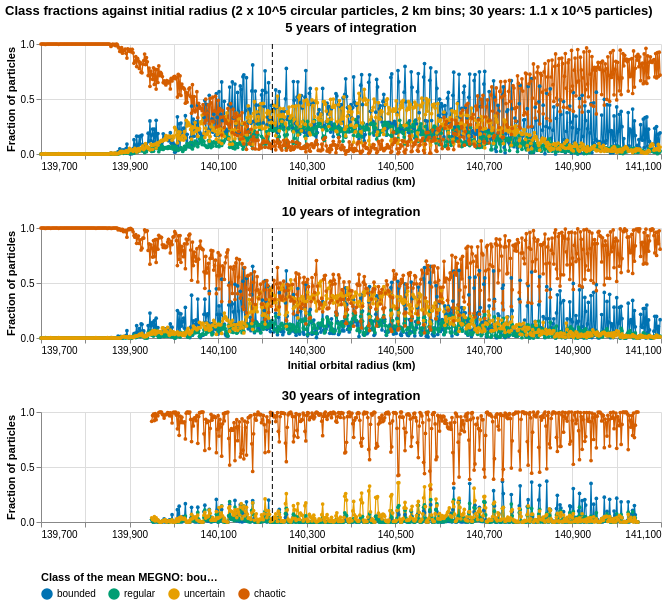

Here is the Vega-Lite specification saved for this chart:
### Vega-Lite specification from a JSON file in a GitHub repository (floating-point values rounded to 4 significant figures; data arrays with more than 128 entries replaced by an {"elided": "..."} marker saying what was removed)
{"$schema": "https://vega.github.io/schema/vega-lite/v5.20.1.json", "config": {"view": {"continuousHeight": 300, "continuousWidth": 300, "strokeWidth": 0}}, "datasets": {"data-124a89864b84bef645a3bfcde98d5b30": {"elided": "2800 records"}, "data-27f219ff3a27e57984f66d72bbf1fa33": {"elided": "2800 records"}, "data-850fff6daa0baa1e98face805c310db2": {"elided": "2200 records"}, "data-c6824fe1b112384836480bf559cf358a": [{"label": "core, 140,222 km", "r": 140200.0}]}, "resolve": {"scale": {"color": "shared"}}, "title": "Class fractions against initial radius (2 x 10^5 circular particles, 2 km bins; 30 years: 1.1 x 10^5 particles)", "vconcat": [{"height": 110, "layer": [{"data": {"name": "data-124a89864b84bef645a3bfcde98d5b30"}, "encoding": {"color": {"field": "cls", "legend": {"columns": 4, "orient": "bottom"}, "scale": {"domain": ["bounded", "regular", "uncertain", "chaotic"], "range": ["#0072B2", "#009E73", "#E69F00", "#D55E00"]}, "title": "Class of the mean MEGNO: bounded < 1.5 <= regular <= 2.5 < uncertain < 5 <= chaotic", "type": "nominal"}, "tooltip": [{"field": "r_lo_km", "type": "quantitative"}, {"field": "cls", "type": "nominal"}, {"field": "fraction", "type": "quantitative"}], "x": {"field": "r_lo_km", "scale": {"domain": [139700, 141100], "nice": false}, "title": "Initial orbital radius (km)", "type": "quantitative"}, "y": {"field": "fraction", "scale": {"domain": [0, 1]}, "title": "Fraction of particles", "type": "quantitative"}}, "mark": {"point": {"filled": true, "size": 14}, "strokeWidth": 1.2, "type": "line"}}, {"data": {"name": "data-c6824fe1b112384836480bf559cf358a"}, "encoding": {"tooltip": [{"field": "label", "type": "nominal"}, {"field": "r", "type": "quantitative"}], "x": {"field": "r", "type": "quantitative"}}, "mark": {"color": "black", "strokeDash": [5, 3], "type": "rule"}}], "title": "5 years of integration", "width": 620}, {"height": 110, "layer": [{"data": {"name": "data-27f219ff3a27e57984f66d72bbf1fa33"}, "encoding": {"color": {"field": "cls", "legend": {"columns": 4, "orient": "bottom"}, "scale": {"domain": ["bounded", "regular", "uncertain", "chaotic"], "range": ["#0072B2", "#009E73", "#E69F00", "#D55E00"]}, "title": "Class of the mean MEGNO: bounded < 1.5 <= regular <= 2.5 < uncertain < 5 <= chaotic", "type": "nominal"}, "tooltip": [{"field": "r_lo_km", "type": "quantitative"}, {"field": "cls", "type": "nominal"}, {"field": "fraction", "type": "quantitative"}], "x": {"field": "r_lo_km", "scale": {"domain": [139700, 141100], "nice": false}, "title": "Initial orbital radius (km)", "type": "quantitative"}, "y": {"field": "fraction", "scale": {"domain": [0, 1]}, "title": "Fraction of particles", "type": "quantitative"}}, "mark": {"point": {"filled": true, "size": 14}, "strokeWidth": 1.2, "type": "line"}}, {"data": {"name": "data-c6824fe1b112384836480bf559cf358a"}, "encoding": {"tooltip": [{"field": "label", "type": "nominal"}, {"field": "r", "type": "quantitative"}], "x": {"field": "r", "type": "quantitative"}}, "mark": {"color": "black", "strokeDash": [5, 3], "type": "rule"}}], "title": "10 years of integration", "width": 620}, {"height": 110, "layer": [{"data": {"name": "data-850fff6daa0baa1e98face805c310db2"}, "encoding": {"color": {"field": "cls", "legend": {"columns": 4, "orient": "bottom"}, "scale": {"domain": ["bounded", "regular", "uncertain", "chaotic"], "range": ["#0072B2", "#009E73", "#E69F00", "#D55E00"]}, "title": "Class of the mean MEGNO: bounded < 1.5 <= regular <= 2.5 < uncertain < 5 <= chaotic", "type": "nominal"}, "tooltip": [{"field": "r_lo_km", "type": "quantitative"}, {"field": "cls", "type": "nominal"}, {"field": "fraction", "type": "quantitative"}], "x": {"field": "r_lo_km", "scale": {"domain": [139700, 141100], "nice": false}, "title": "Initial orbital radius (km)", "type": "quantitative"}, "y": {"field": "fraction", "scale": {"domain": [0, 1]}, "title": "Fraction of particles", "type": "quantitative"}}, "mark": {"point": {"filled": true, "size": 14}, "strokeWidth": 1.2, "type": "line"}}, {"data": {"name": "data-c6824fe1b112384836480bf559cf358a"}, "encoding": {"tooltip": [{"field": "label", "type": "nominal"}, {"field": "r", "type": "quantitative"}], "x": {"field": "r", "type": "quantitative"}}, "mark": {"color": "black", "strokeDash": [5, 3], "type": "rule"}}], "title": "30 years of integration", "width": 620}]}
